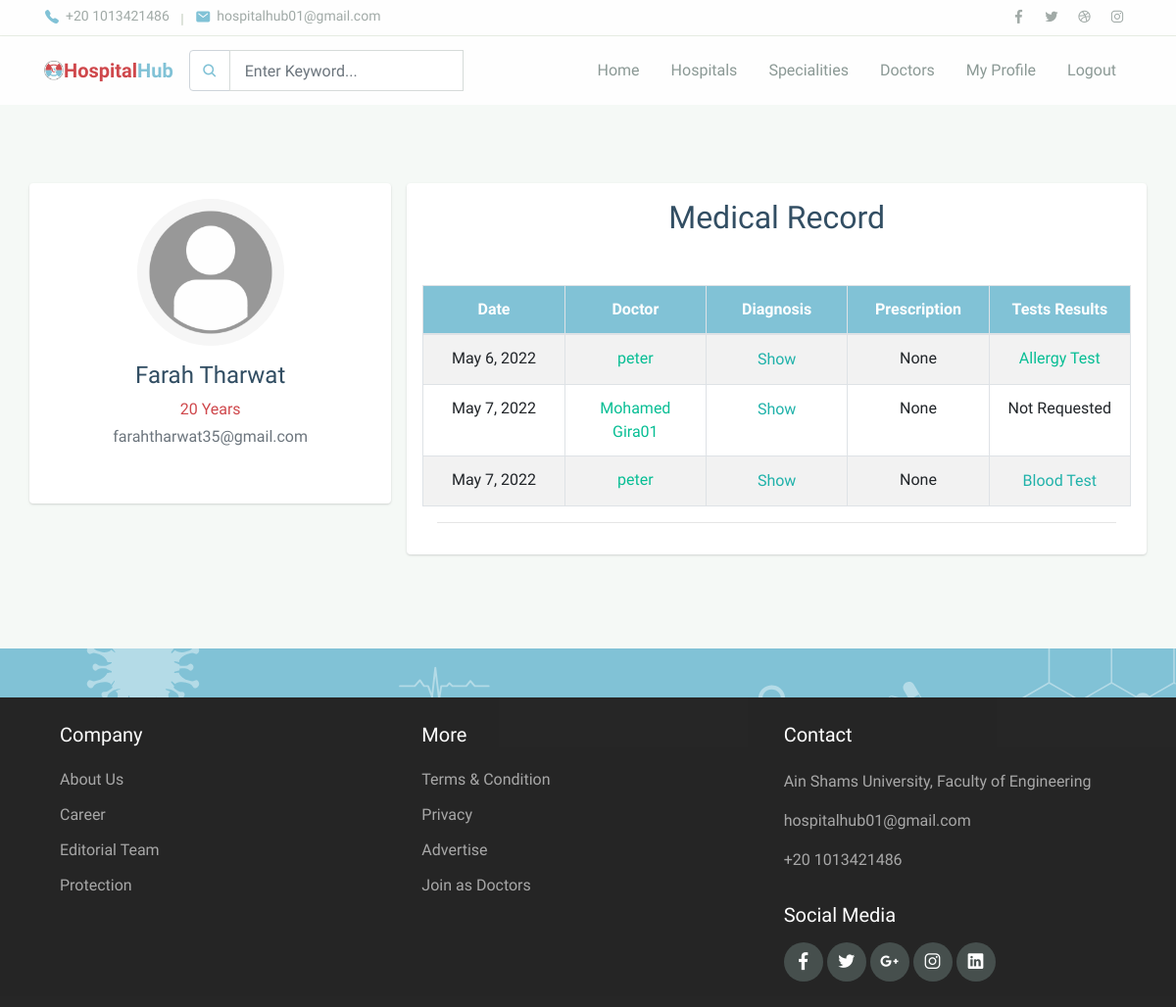
Page /hospital_hub/patient/ViewRecord (signed in) on the earlier database version.
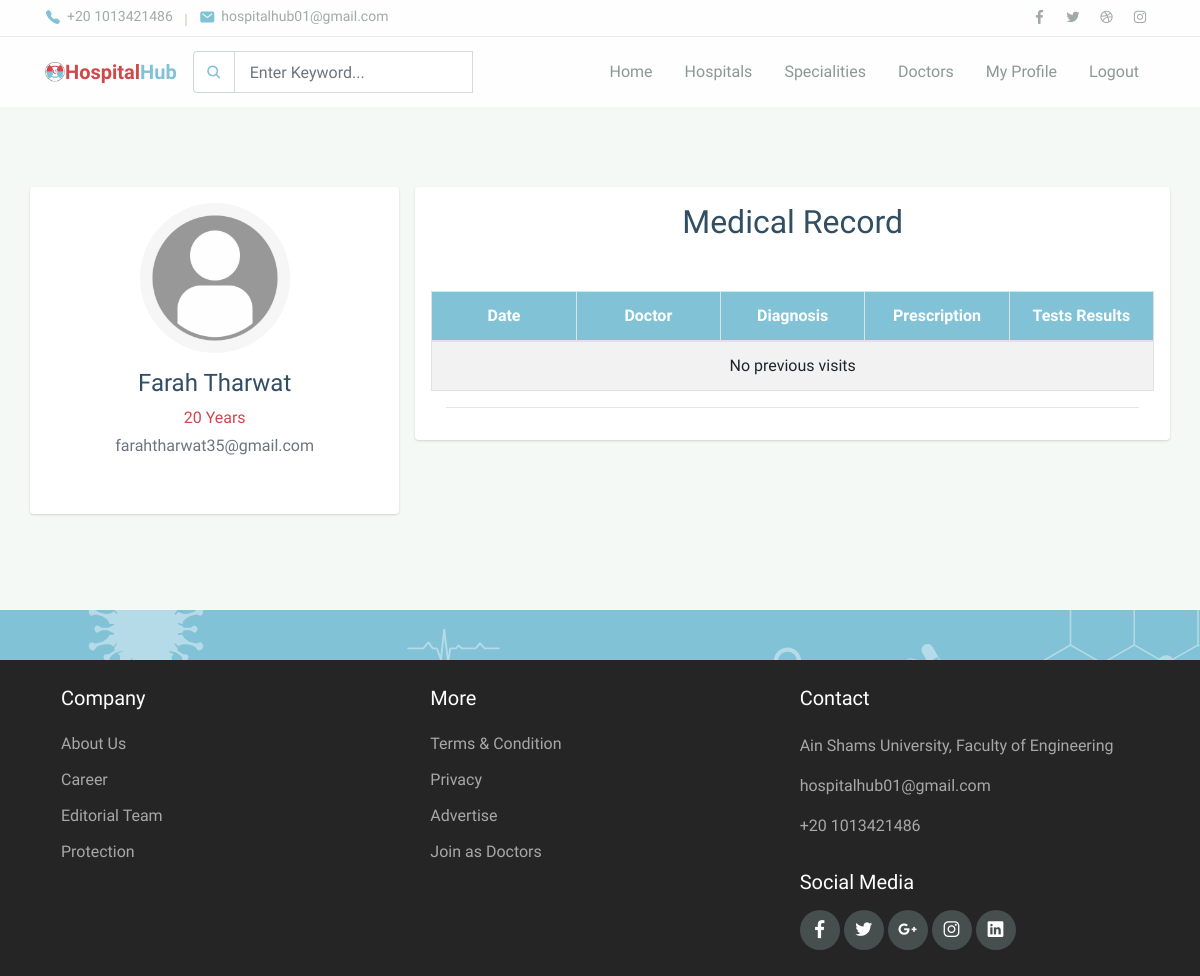
Same page on the later database version.
### hospital_hub/models.py (models this page shows, shortened)
class AppointmentDocument(models.Model):
    appointment = models.ForeignKey(
    Appointment, on_delete=models.CASCADE, related_name="document")
    title = models.CharField(max_length=100)
    attachment = models.FileField(null=True, blank=True)
    diagnosis = models.TextField()
    disease = models.CharField(max_length=100)

class Appointment(models.Model):
    doctor = models.ForeignKey(
        Doctor, on_delete=models.CASCADE, related_name="appointments")
    patient = models.ForeignKey(
        Patient, on_delete=models.CASCADE, related_name="appointments")
    schedule = models.ForeignKey(
        Schedule, on_delete=models.CASCADE, related_name="appointments")
    status = models.ForeignKey(AppointmentStatus, on_delete=models.SET_NULL,null=True,blank=True,default=None)
    patient_no = models.IntegerField()
    appt_date = models.DateField()

class Doctor(models.Model):
    my_account = models.ForeignKey(
        User, on_delete=models.CASCADE, related_name="my_doctor")
    is_employed = models.BooleanField(default=False)
    speciality = models.ForeignKey(
        Speciality, on_delete=models.CASCADE, related_name="doctors")
    hospital = models.ForeignKey(
        Hospital, on_delete=models.SET_NULL, related_name="my_doctors", null=True, blank=True)
    is_notified = models.BooleanField(default=False);
    def __str__(self):
        return str(self.my_account)

class User(AbstractBaseUser):
    username = models.CharField(max_length=255, unique=True)
    email = models.EmailField(
        verbose_name='email address', max_length=255, unique=True)
    full_name = models.CharField(max_length=255, blank=True, null=True)
    phone_number = models.IntegerField()
    city = models.ForeignKey(City, on_delete=models.PROTECT, null=True)
    owner = models.BooleanField(default=False)  # can login
    admin = models.BooleanField(default=False)  # staff user non superuser
    doctor = models.BooleanField(default=False)  # superuser
    patient = models.BooleanField(default=False)  # superuser
    staff = models.BooleanField(default=False)  # necessary
    age   =models.IntegerField(null=True,blank=True)
    created_at = models.DateTimeField(auto_now_add=True,null=True,blank=True)
    image = models.ImageField(
        default="media/no_profile_img.png", upload_to="media/")
    USERNAME_FIELD = 'username'  # username
    EMAIL_FIELD = 'email'  # Email
    REQUIRED_FIELDS = ['email', 'full_name', 'phone_number']
    objects = UserManager()
    def __str__(self):
        return self.username
    @property
    def is_patient(self):
        return self.patient

class MedicalTest(models.Model):
    type = models.ForeignKey(
        MedicalTestType, on_delete=models.CASCADE, related_name="document")
    appointment_document = models.ForeignKey(
        AppointmentDocument, on_delete=models.CASCADE, related_name="tests")
    result = models.FileField(null=True, blank=True,default=None)

class MedicalTestType(models.Model):
    type = models.CharField(max_length=100,unique=True)
    def __str__(self):
        return self.type

### hospital_hub/views.py (the view, shortened to what this page needs)
# urls.py: path('patient/ViewRecord', views.Patient.PatientViewRecord,name='patient_viewRecord'),
    def PatientViewRecord(request):
        if not request.user.is_authenticated:
            return HttpResponseRedirect(reverse('login'))
        elif not request.user.is_patient:
            logout(request)
            return HttpResponseRedirect(reverse('login'))
        patient = request.user.my_patient.first()
        all_appointments = AppointmentModel.objects.filter(patient=patient)
        all_documents = []
        for apt in all_appointments:
            document = apt.document.first()
            if document != None:
                test = document.tests.first()
                all_documents.append([document,test])
        return render(request, "hospital_hub/Patient/patient_viewRecord.html", {
            "documents_with_tests":all_documents
        })

### hospital_hub/templates/hospital_hub/Patient/patient_ViewRecord.html (shortened to what the changed rows need)
{%extends 'hospital_hub/Patient/patient_layout.html'%}
{% load static %}
{%block body%}
<head>
    <link rel="stylesheet" href="https://cdnjs.cloudflare.com/ajax/libs/normalize/5.0.0/normalize.min.css">
    <link rel="stylesheet" href="{% static 'hospital_hub/assets/css/maicons.css'%}">
    <link rel="stylesheet" href="{% static 'hospital_hub/assets/css/bootstrap.css'%}">
    <link rel="stylesheet" href="{% static 'hospital_hub/assets/vendor/owl-carousel/css/owl.carousel.css'%}">
    <link rel="stylesheet" href="{% static 'hospital_hub/assets/vendor/animate/animate.css'%}">
    <link rel="stylesheet" href="https://cdnjs.cloudflare.com/ajax/libs/font-awesome/4.7.0/css/font-awesome.min.css">
    <link rel="stylesheet" href="https://maxcdn.bootstrapcdn.com/bootstrap/4.1.3/css/bootstrap.min.css">
    <link rel="stylesheet" href="{% static 'hospital_hub/assets/css/theme.css'%}">
    <link rel='stylesheet' href='https://ajax.googleapis.com/ajax/libs/jqueryui/1.11.4/themes/smoothness/jquery-ui.css'>
    <link rel="stylesheet" href="{% static 'hospital_hub/assets/css/patient_profile.css'%}">
</head>
<body>
    <div class="page-section bg-light">
        <div class="container">
            <div class="row justify-content-center">
                <div class="col-lg-12">
                    <div class="row">
                        <div class="row gutters-sm">
                            <div class="col-md-8 ">
                                <div class="card mb-3">
                                    <div class="card2-body ">
                                        <section id="working-time" class="">
                                            <div class="container">
                                                <div class="row" style="display:block;">
                                                    <div class="flex-container" id="books-table">
                                                        <h2 style="text-align: center; margin-bottom:50px;">Medical
                                                            Record</h2>
                                                        <table
                                                            class="table table-bordered table-striped table-responsive-stack"
                                                            id="books" style="text-align:center;table-layout:fixed">
                                                            <thead class="thead"
                                                                style="background-color:#81C2D6; color:white;">
                                                                <tr>
                                                                    <th>Date</th>
                                                                    <th>Doctor</th>
                                                                    <th>Diagnosis</th>
                                                                    <th>Prescription</th>
                                                                    <th>Tests Results</th>
                                                                </tr>
                                                            </thead>
                                                            <tbody>
                                                                {%for doc, test in documents_with_tests%}
                                                                <tr>
                                                                    <td>{{doc.appointment.appt_date}}</td>
                                                                    <td><a
                                                                            href="{%url 'book_appointment' doctor_name=doc.appointment.doctor %}">{{doc.appointment.doctor}}</a>
                                                                    </td>
                                                                    <td>
                                                                        <button type="button" data-toggle="modal"
                                                                            class="link"
                                                                            style="border:none; color:lightseagreen;background:none"
                                                                            data-target="#diagnosis_{{doc.id}}">
                                                                            Show
                                                                        </button>
                                                                    </td>
                                                                    {% if doc.attachment%}
                                                                    <td> <a href="{{doc.attachment.url}}">link</a></td>
                                                                    {% else %}
                                                                    <td>None</td>
                                                                    {%endif%}
                                                                    {%if not test %}
                                                                    <td>Not Requested</td>
                                                                    {%elif not test.result%}
                                                                    <td><button type="button" data-toggle="modal"
                                                                            class="link"
                                                                            style="border:none; color:lightseagreen;background:none"
                                                                            data-target="#test_{{test.id}}">
                                                                            {{test.type}}
                                                                        </button></td>
                                                                    {%else%}
                                                                    <td> <a href="{{test.result.url}}">{{test.type}}</a>
                                                                    </td>
                                                                    {%endif%}
                                                                </tr>
                                                                {%empty%}
                                                                <tr>
                                                                    <td colspan="5">No previous visits</td>
                                                                </tr>
                                                                {%endfor%}
                                                            </tbody>
                                                        </table>
                                                    </div>
                                                </div>
                                            </div>
                                        </section>
                                    </div>
                                </div>
                            </div>
                        </div>
                    </div>
                </div>
            </div>
        </div>
        </div>
</body>
{%endblock%}

Differences in the rows shown:
removed AppointmentDocument: appointment.appt_date "May 6, 2022", appointment.doctor "peter", attachment "None", type "Allergy Test"
removed AppointmentDocument: appointment.appt_date "May 7, 2022", appointment.doctor "Mohamed Gira01", attachment "None", shows "Not Requested"
removed AppointmentDocument: appointment.appt_date "May 7, 2022", appointment.doctor "peter", attachment "None", type "Blood Test"
Other differences:
text now shown: "No previous visits"
